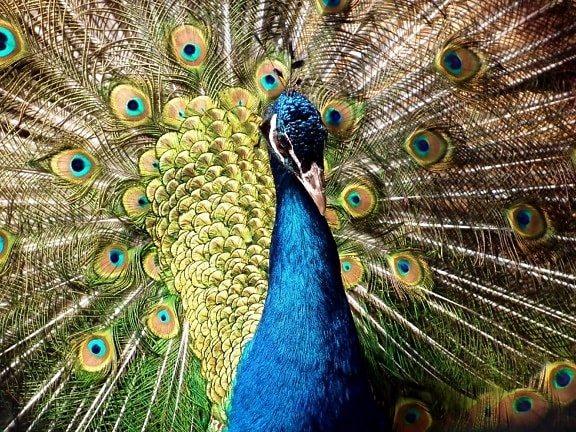
#> input picture day1/data/peacock.jpg, 576 x 432 px
$ python img_threshold.py
#> lines starting #> are read from the running program, lines starting #| are printed output that depends on the picture; after the words box and inside, x2 and y2 are one past the last pixel; in counts of white or black regions, pixels touching at a corner belong together
import os
import cv2

img = cv2.imread(os.path.join('.', 'data', 'peacock.jpg'))
#> img is the input picture: shape (432, 576, 3); mean B, G, R 82.7, 111.2, 111.4

img_gray = cv2.cvtColor(img, cv2.COLOR_BGR2GRAY)
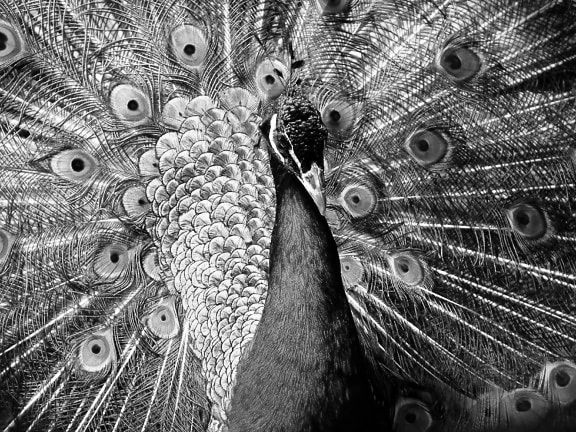
#> img_gray: shape (432, 576); min 0, max 255, mean 108

# < 80 -> 0, > 80 -> 255
ret, thresh = cv2.threshold(img_gray, 80, 255, cv2.THRESH_BINARY)
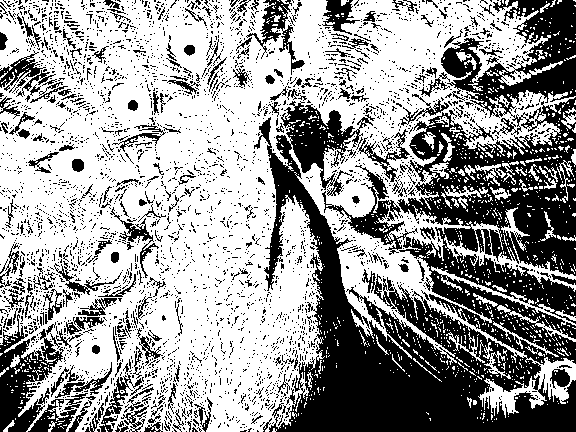
#> thresh: shape (432, 576); 61% white; 3619 black regions (3396 under 20 px), largest, box (x1, y1, x2, y2) and area: (254, 0, 576, 432) 65354, (0, 314, 64, 432) 3313, (246, 0, 305, 75) 1031


# useful for image segmentation

# if is not covered in the series, remember to take a proper look
# at the acerola's video about difference of gaussian
cv2.imshow('img', img)
cv2.imshow('img thresh', thresh)


# we can also denoise using blur before applying threshold
img_blurred = cv2.GaussianBlur(img_gray, (5, 5), 3)
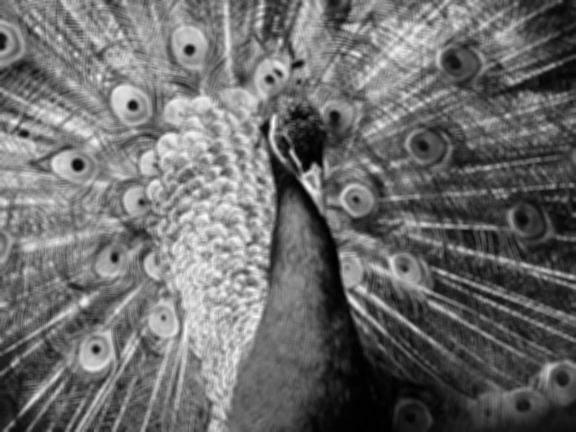
#> img_blurred: shape (432, 576); min 0, max 250, mean 108

# ret is the threshold value actually used. with a manually specified threshold, ret is simply that value(here is 80)
# some thresholding methods can calculate the optimal threshold automatically, such as Otsu's method:
#
#   ret, thresh = cv2.threshold(img_gray, 0, 255, cv2.THRESH_BINARY + cv2.THRESH_OTSU)
#
# in this case, OpenCV calculates the threshold automatically
# here ret might be 117.0, for example

ret_blur, thresh_blur = cv2.threshold(img_blurred, 80, 255, cv2.THRESH_BINARY)
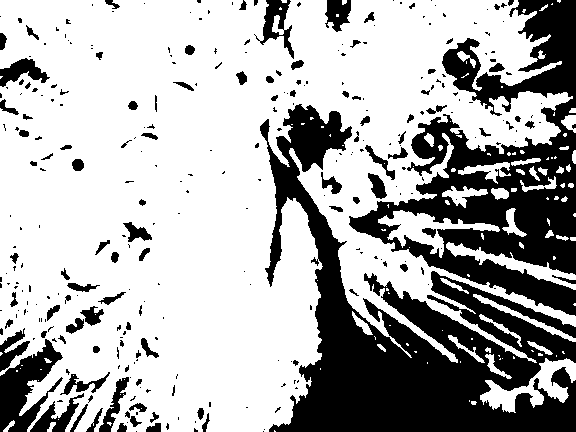
#> thresh_blur: shape (432, 576); 68.5% white; 312 black regions (211 under 20 px), largest, box (x1, y1, x2, y2) and area: (260, 104, 576, 432) 37329, (349, 0, 576, 316) 26917, (0, 339, 63, 432) 2791
cv2.imshow('thresh blur', thresh_blur)

# check adaptive threshold
# cv2.adaptiveThreshold(src, maxValue, adaptiveMethod, thresholdType, blockSize, C)
# blocksize needs to be odd and greater than 1
# constant C is subtracted from the calculated local mean
# so basically we divide an img in section and opencv calculates the optimal threshold for each region
thresh_adaptive = cv2.adaptiveThreshold(img_gray, 255, cv2.ADAPTIVE_THRESH_GAUSSIAN_C, cv2.THRESH_BINARY, 31, 20)
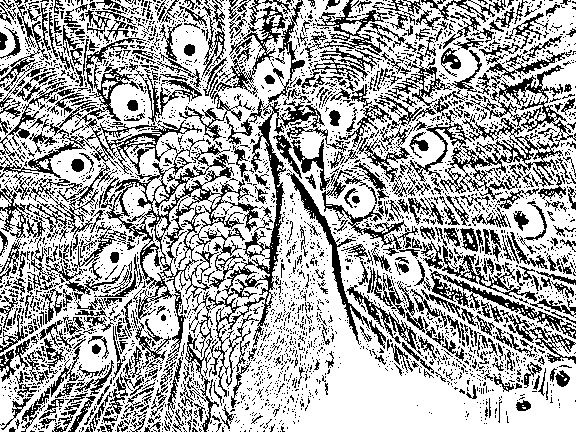
#> thresh_adaptive: shape (432, 576); 66.6% white; black in thin lines or dots
cv2.imshow('adaptive', thresh_adaptive)

cv2.waitKey(0)

$ run again, with day1/data/bird.jpg copied over day1/data/peacock.jpg
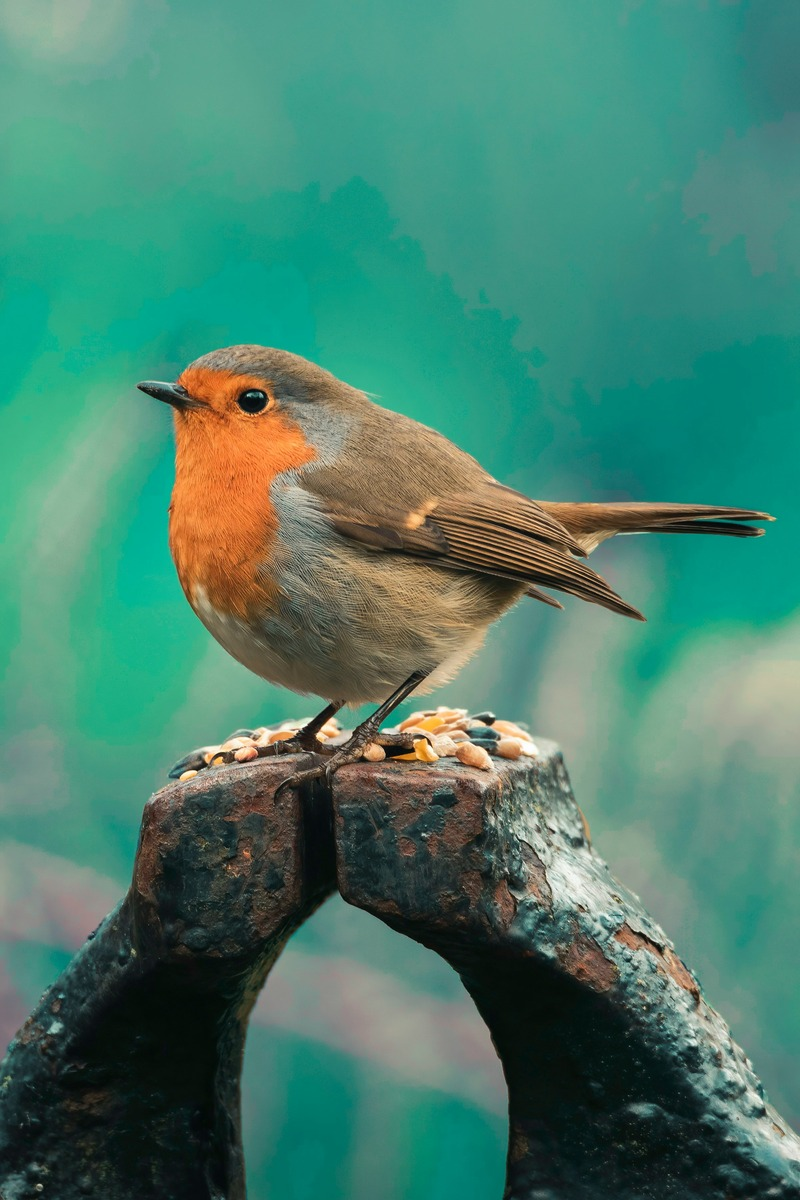
#> input picture day1/data/bird.jpg, 800 x 1200 px
#> img is the input picture: shape (1200, 800, 3); mean B, G, R 108.8, 127.3, 72
#> `ret, thresh = cv2.threshold(img_gray, 80, 255, cv2.THRESH_BINARY)`:
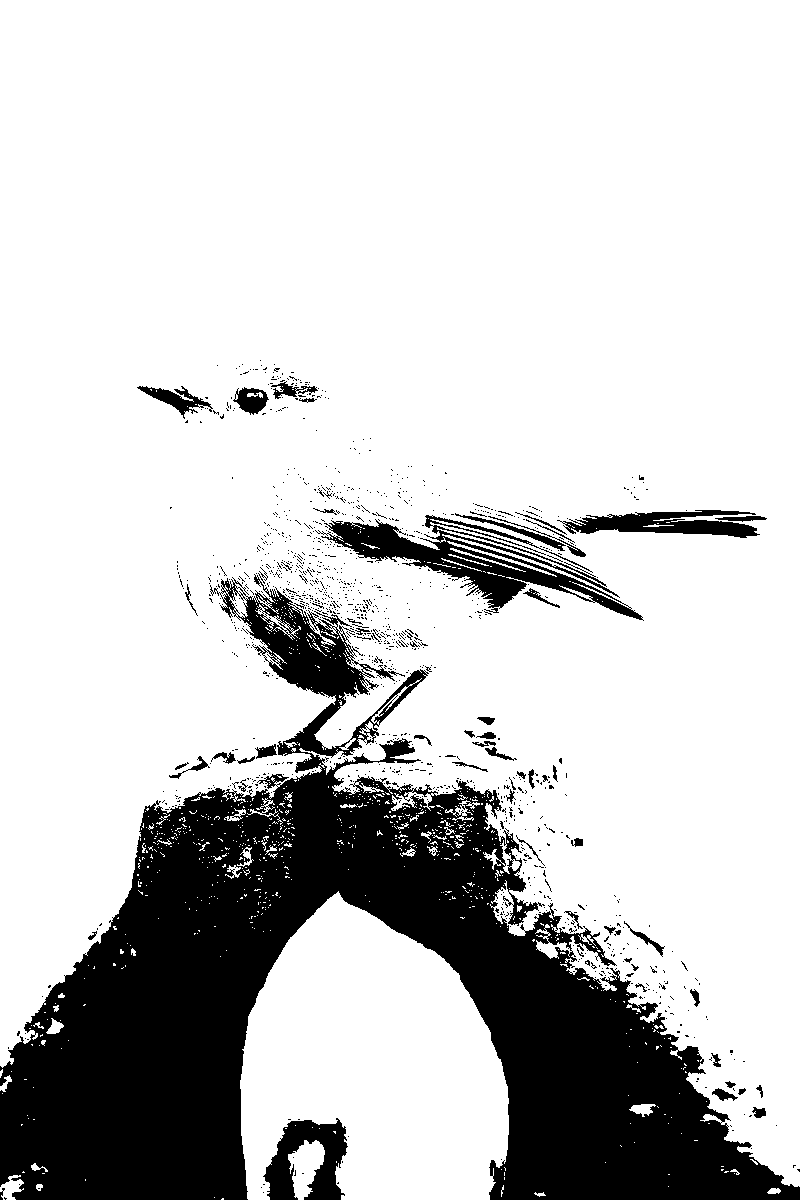
#> thresh: shape (1200, 800); 79.6% white; 1221 black regions (1159 under 20 px), largest, box (x1, y1, x2, y2) and area: (0, 574, 800, 1200) 171230, (315, 515, 644, 621) 8964, (263, 1118, 348, 1200) 3906
#> thresh_blur: shape (1200, 800); 79.9% white; 86 black regions (44 under 20 px), largest, box (x1, y1, x2, y2) and area: (0, 755, 800, 1200) 162804, (240, 593, 370, 757) 8279, (329, 516, 641, 619) 7884
#> `thresh_adaptive = cv2.adaptiveThreshold(img_gray, 255, cv2.ADAPTIVE_TH..`:
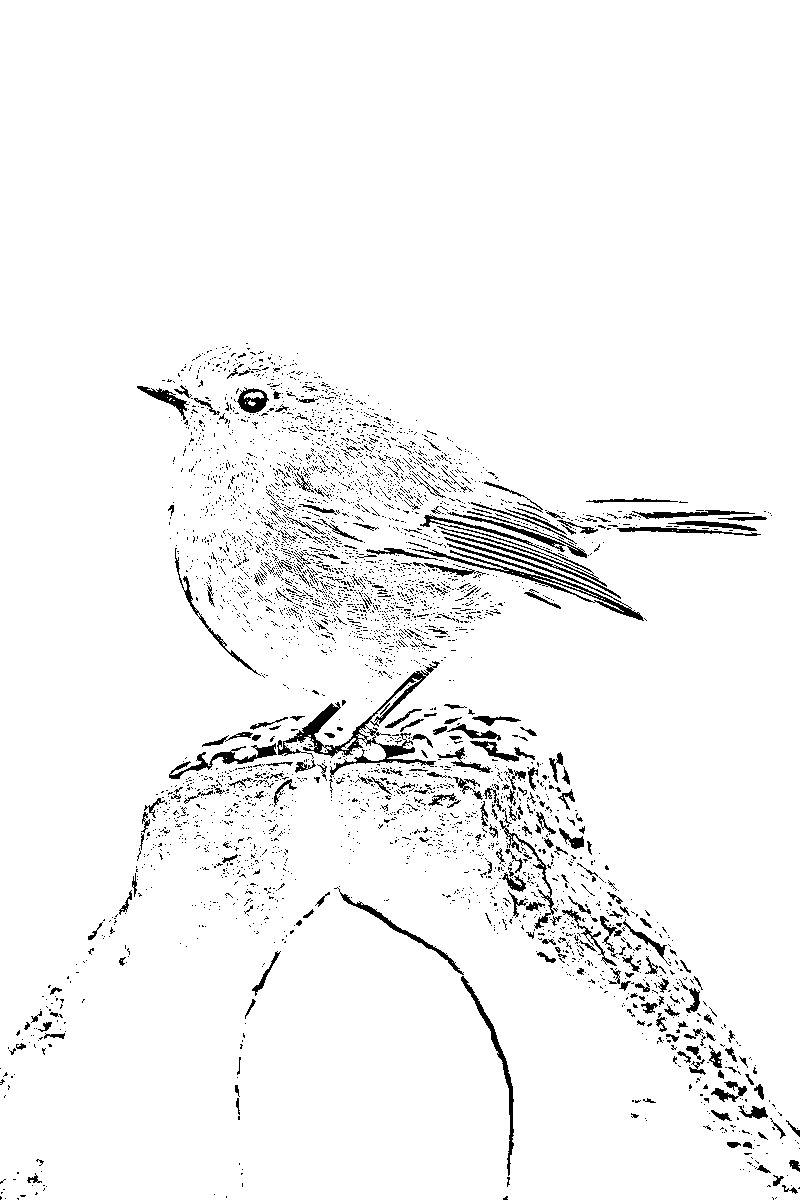
#> thresh_adaptive: shape (1200, 800); 95.9% white; black in thin lines or dots, all inside (x1, y1, x2, y2) = (0, 343, 800, 1200)

$ run again, with day1/data/boats-in-lagoon-with-noise.jpg copied over day1/data/peacock.jpg
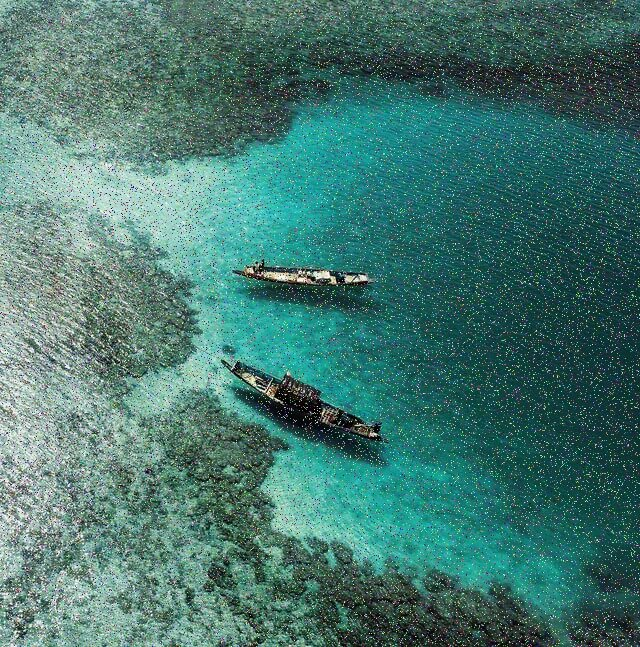
#> input picture day1/data/boats-in-lagoon-with-noise.jpg, 640 x 647 px
#> img is the input picture: shape (647, 640, 3); mean B, G, R 112.1, 119.5, 70.2
#> `ret, thresh = cv2.threshold(img_gray, 80, 255, cv2.THRESH_BINARY)`:
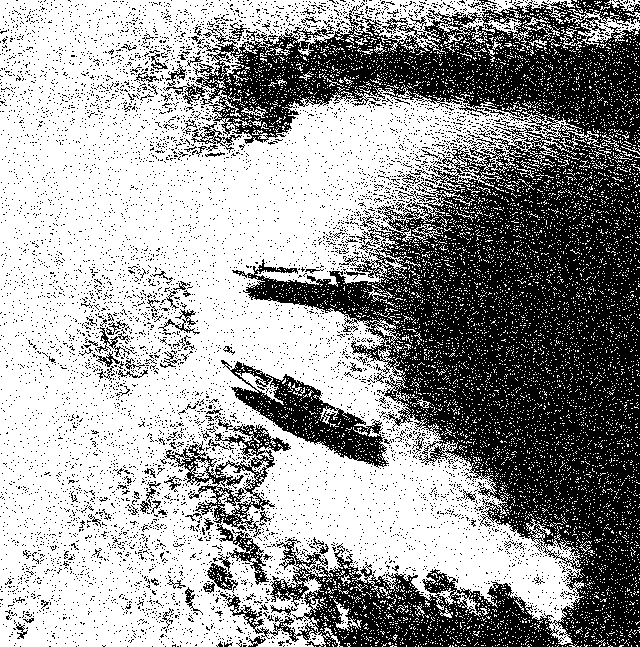
#> thresh: shape (647, 640); 60.7% white; 7703 black regions (7571 under 20 px), largest, box (x1, y1, x2, y2) and area: (163, 0, 640, 647) 131875, (221, 360, 389, 468) 5403, (164, 424, 291, 538) 3316
#> thresh_blur: shape (647, 640); 64.8% white; 392 black regions (315 under 20 px), largest, box (x1, y1, x2, y2) and area: (198, 0, 640, 647) 119099, (272, 553, 569, 647) 13363, (233, 376, 388, 465) 5230
#> `thresh_adaptive = cv2.adaptiveThreshold(img_gray, 255, cv2.ADAPTIVE_TH..`:
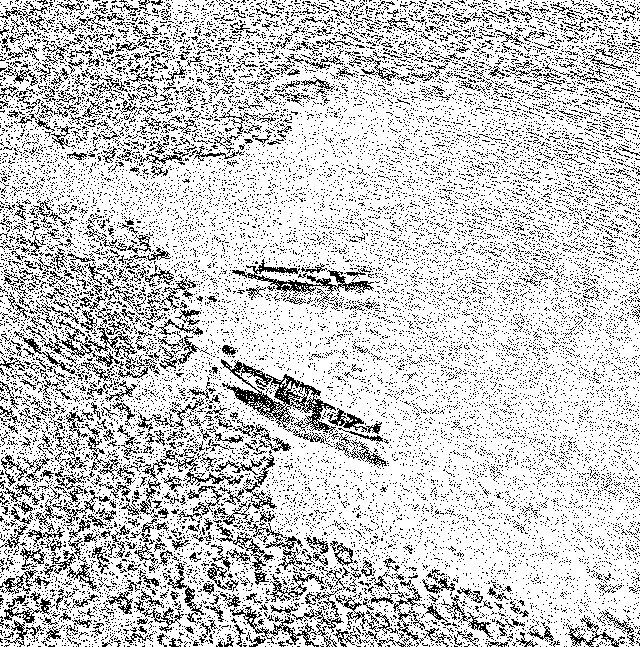
#> thresh_adaptive: shape (647, 640); 79.4% white; black in thin lines or dots
